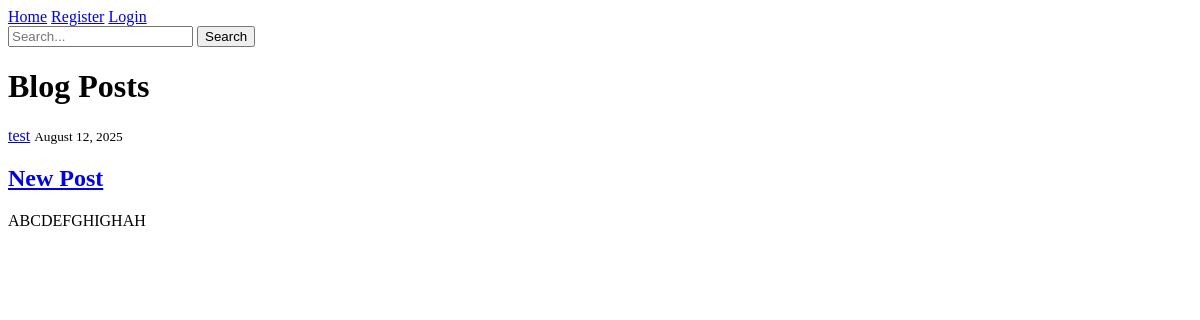
/blog/, run on an earlier commit of the app's database.
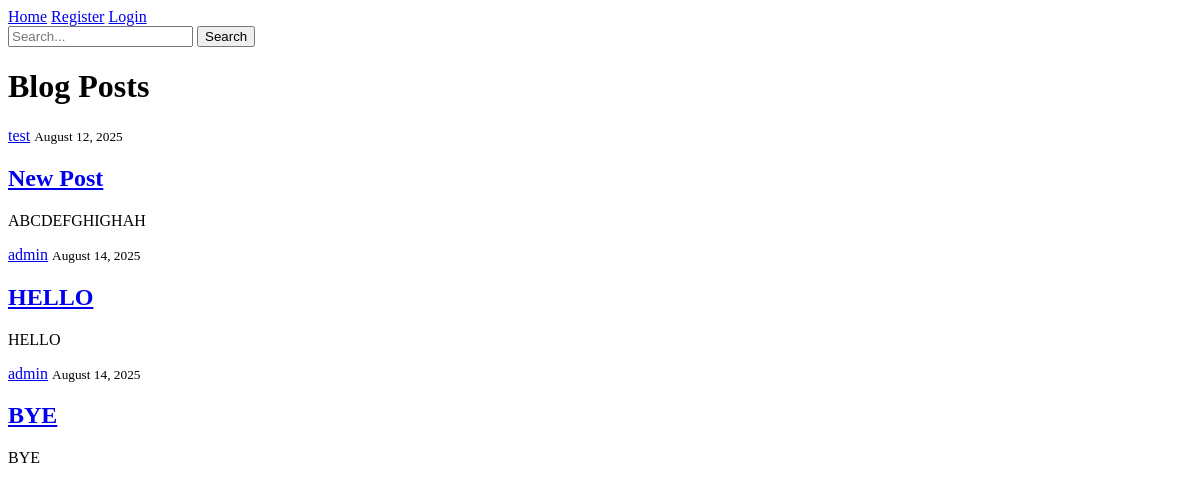
And on a later commit of the database.
### blog/models.py (models this page shows, shortened)
class Post(models.Model):
    title = models.CharField(max_length=100)
    content = models.TextField()
    published_date = models.DateTimeField(auto_now_add=True)
    author = models.ForeignKey(User, on_delete=models.CASCADE)
    tags = TaggableManager()

### blog/views.py (the view)
# urls.py: path('', PostListView.as_view(),  name='blog_home'),
class PostListView(ListView):
    model = Post
    template_name = 'blog/home.html'
    context_object_name = 'posts'

### blog/templates/blog/home.html
{% extends "blog/base.html" %}
{% block content %}
    <h1>Blog Posts</h1>
    {% for post in posts %}
        <article class="media content-section">
            <div class="media-body">
                <div class="article-metadata">
                    <a class="mr-2" href="#">{{ post.author }}</a>
                    <small class="text-muted">{{ post.published_date|date:"F d, Y" }}</small>
                </div>
                <h2><a class="article-title" href="{% url 'post_detail' post.pk %}">{{ post.title }}</a></h2>
                <p class="article-content">{{ post.content }}</p>
            </div>
        </article>
    {% endfor %}
{% endblock %}

### blog/templates/blog/base.html (shortened to what this page needs)
<!DOCTYPE html>
<html lang="en">
<head>
</head>
<body>
    <header>
        <nav>
            <a href="{% url 'blog_home' %}">Home</a>
            {% if user.is_authenticated %}
                <a href="{% url 'profile' %}">Profile</a>
                <a href="{% url 'post_new' %}">New Post</a>
                <a href="{% url 'logout' %}">Logout</a>
            {% else %}
                <a href="{% url 'register' %}">Register</a>
                <a href="{% url 'login' %}">Login</a>
            {% endif %}
            <form action="{% url 'post_search' %}" method="GET">
                <input type="text" placeholder="Search..." name="q">
                <button type="submit">Search</button>
            </form>
            </nav>
    </header>
    <main>
        {% block content %}{% endblock %}
    </main>
</body>
</html>

What changed in the data, as far as the page shows it:
added Post: author "admin", published_date "August 14, 2025", title "HELLO", content "HELLO"
added Post: author "admin", published_date "August 14, 2025", title "BYE", content "BYE"
